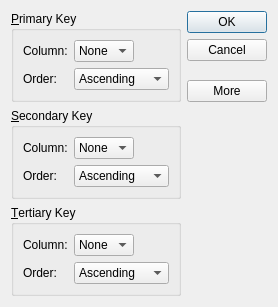
<?xml version="1.0" encoding="UTF-8"?>
<ui version="4.0">
 <class>SortDialog</class>
 <widget class="QDialog" name="SortDialog">
  <property name="geometry">
   <rect>
    <x>0</x>
    <y>0</y>
    <width>268</width>
    <height>276</height>
   </rect>
  </property>
  <property name="windowTitle">
   <string>Dialog</string>
  </property>
  <layout class="QGridLayout" name="gridLayout_4">
   <item row="0" column="0">
    <widget class="QGroupBox" name="primaryGroupBox">
     <property name="title">
      <string>&amp;Primary Key</string>
     </property>
     <layout class="QGridLayout" name="gridLayout">
      <item row="0" column="0">
       <widget class="QLabel" name="label">
        <property name="text">
         <string>Column:</string>
        </property>
       </widget>
      </item>
      <item row="0" column="1">
       <widget class="QComboBox" name="primaryColumnCombo">
        <item>
         <property name="text">
          <string>None</string>
         </property>
        </item>
       </widget>
      </item>
      <item row="0" column="2">
       <spacer name="horizontalSpacer">
        <property name="orientation">
         <enum>Qt::Horizontal</enum>
        </property>
        <property name="sizeHint" stdset="0">
         <size>
          <width>40</width>
          <height>20</height>
         </size>
        </property>
       </spacer>
      </item>
      <item row="1" column="0">
       <widget class="QLabel" name="label_2">
        <property name="text">
         <string>Order:</string>
        </property>
       </widget>
      </item>
      <item row="1" column="1" colspan="2">
       <widget class="QComboBox" name="primaryOrderCombo">
        <item>
         <property name="text">
          <string>Ascending</string>
         </property>
        </item>
        <item>
         <property name="text">
          <string>Descending</string>
         </property>
        </item>
       </widget>
      </item>
     </layout>
    </widget>
   </item>
   <item row="0" column="1" rowspan="2">
    <layout class="QVBoxLayout" name="verticalLayout">
     <item>
      <widget class="QDialogButtonBox" name="buttonBox">
       <property name="orientation">
        <enum>Qt::Vertical</enum>
       </property>
       <property name="standardButtons">
        <set>QDialogButtonBox::Cancel|QDialogButtonBox::Ok</set>
       </property>
      </widget>
     </item>
     <item>
      <spacer name="verticalSpacer">
       <property name="orientation">
        <enum>Qt::Vertical</enum>
       </property>
       <property name="sizeHint" stdset="0">
        <size>
         <width>20</width>
         <height>0</height>
        </size>
       </property>
      </spacer>
     </item>
     <item>
      <widget class="QPushButton" name="moreButton">
       <property name="text">
        <string>More</string>
       </property>
       <property name="checkable">
        <bool>true</bool>
       </property>
      </widget>
     </item>
    </layout>
   </item>
   <item row="1" column="0">
    <spacer name="verticalSpacer_2">
     <property name="orientation">
      <enum>Qt::Vertical</enum>
     </property>
     <property name="sizeHint" stdset="0">
      <size>
       <width>20</width>
       <height>0</height>
      </size>
     </property>
    </spacer>
   </item>
   <item row="2" column="0">
    <widget class="QGroupBox" name="secondaryGroupBox">
     <property name="title">
      <string>&amp;Secondary Key</string>
     </property>
     <layout class="QGridLayout" name="gridLayout_2">
      <item row="0" column="0">
       <widget class="QLabel" name="label_3">
        <property name="text">
         <string>Column:</string>
        </property>
       </widget>
      </item>
      <item row="0" column="1">
       <widget class="QComboBox" name="secondaryColumnCombo">
        <item>
         <property name="text">
          <string>None</string>
         </property>
        </item>
       </widget>
      </item>
      <item row="0" column="2">
       <spacer name="horizontalSpacer_2">
        <property name="orientation">
         <enum>Qt::Horizontal</enum>
        </property>
        <property name="sizeHint" stdset="0">
         <size>
          <width>40</width>
          <height>20</height>
         </size>
        </property>
       </spacer>
      </item>
      <item row="1" column="0">
       <widget class="QLabel" name="label_4">
        <property name="text">
         <string>Order:</string>
        </property>
       </widget>
      </item>
      <item row="1" column="1" colspan="2">
       <widget class="QComboBox" name="secondaryOrderCombo">
        <item>
         <property name="text">
          <string>Ascending</string>
         </property>
        </item>
        <item>
         <property name="text">
          <string>Descending</string>
         </property>
        </item>
       </widget>
      </item>
     </layout>
    </widget>
   </item>
   <item row="3" column="0">
    <widget class="QGroupBox" name="tertiaryGroupBox">
     <property name="title">
      <string>&amp;Tertiary Key</string>
     </property>
     <layout class="QGridLayout" name="gridLayout_3">
      <item row="0" column="0">
       <widget class="QLabel" name="label_5">
        <property name="text">
         <string>Column:</string>
        </property>
       </widget>
      </item>
      <item row="0" column="1">
       <widget class="QComboBox" name="tertiaryColumnCombo">
        <item>
         <property name="text">
          <string>None</string>
         </property>
        </item>
       </widget>
      </item>
      <item row="0" column="2">
       <spacer name="horizontalSpacer_3">
        <property name="orientation">
         <enum>Qt::Horizontal</enum>
        </property>
        <property name="sizeHint" stdset="0">
         <size>
          <width>40</width>
          <height>20</height>
         </size>
        </property>
       </spacer>
      </item>
      <item row="1" column="0">
       <widget class="QLabel" name="label_6">
        <property name="text">
         <string>Order:</string>
        </property>
       </widget>
      </item>
      <item row="1" column="1" colspan="2">
       <widget class="QComboBox" name="tertiaryOrderCombo">
        <item>
         <property name="text">
          <string>Ascending</string>
         </property>
        </item>
        <item>
         <property name="text">
          <string>Descending</string>
         </property>
        </item>
       </widget>
      </item>
     </layout>
    </widget>
   </item>
  </layout>
 </widget>
 <tabstops>
  <tabstop>primaryColumnCombo</tabstop>
  <tabstop>primaryOrderCombo</tabstop>
  <tabstop>buttonBox</tabstop>
  <tabstop>moreButton</tabstop>
  <tabstop>secondaryColumnCombo</tabstop>
  <tabstop>secondaryOrderCombo</tabstop>
  <tabstop>tertiaryColumnCombo</tabstop>
  <tabstop>tertiaryOrderCombo</tabstop>
 </tabstops>
 <resources/>
 <connections>
  <connection>
   <sender>buttonBox</sender>
   <signal>accepted()</signal>
   <receiver>SortDialog</receiver>
   <slot>accept()</slot>
   <hints>
    <hint type="sourcelabel">
     <x>183</x>
     <y>61</y>
    </hint>
    <hint type="destinationlabel">
     <x>157</x>
     <y>274</y>
    </hint>
   </hints>
  </connection>
  <connection>
   <sender>buttonBox</sender>
   <signal>rejected()</signal>
   <receiver>SortDialog</receiver>
   <slot>reject()</slot>
   <hints>
    <hint type="sourcelabel">
     <x>209</x>
     <y>61</y>
    </hint>
    <hint type="destinationlabel">
     <x>267</x>
     <y>274</y>
    </hint>
   </hints>
  </connection>
  <connection>
   <sender>moreButton</sender>
   <signal>toggled(bool)</signal>
   <receiver>secondaryGroupBox</receiver>
   <slot>setVisible(bool)</slot>
   <hints>
    <hint type="sourcelabel">
     <x>207</x>
     <y>88</y>
    </hint>
    <hint type="destinationlabel">
     <x>161</x>
     <y>125</y>
    </hint>
   </hints>
  </connection>
  <connection>
   <sender>moreButton</sender>
   <signal>toggled(bool)</signal>
   <receiver>tertiaryGroupBox</receiver>
   <slot>setVisible(bool)</slot>
   <hints>
    <hint type="sourcelabel">
     <x>236</x>
     <y>92</y>
    </hint>
    <hint type="destinationlabel">
     <x>173</x>
     <y>235</y>
    </hint>
   </hints>
  </connection>
 </connections>
</ui>
